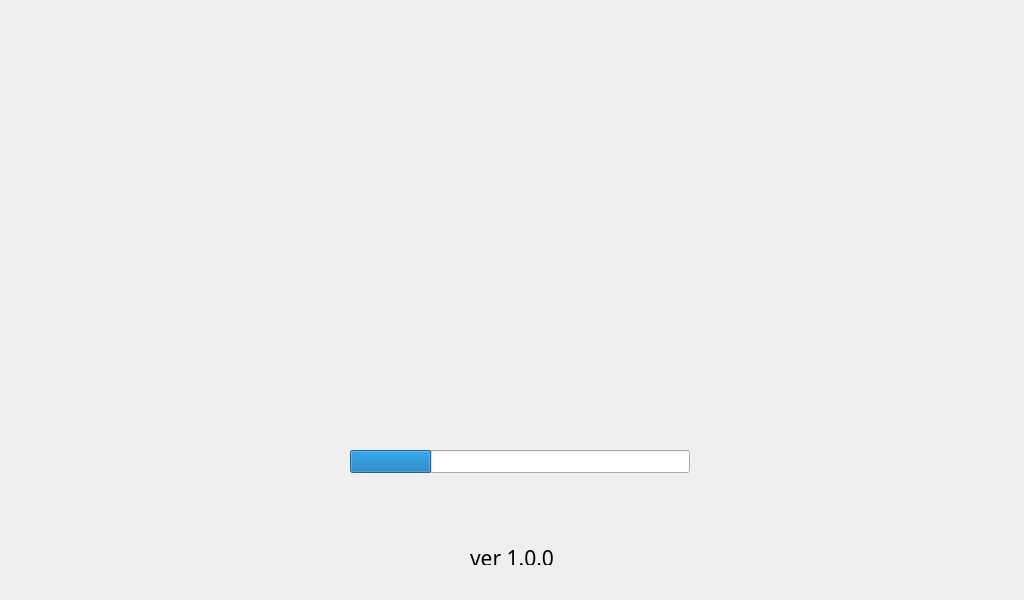
<?xml version="1.0" encoding="UTF-8"?>
<ui version="4.0">
 <class>LoadViewWindow</class>
 <widget class="QMainWindow" name="LoadViewWindow">
  <property name="geometry">
   <rect>
    <x>0</x>
    <y>0</y>
    <width>1024</width>
    <height>600</height>
   </rect>
  </property>
  <property name="windowTitle">
   <string>MainWindow</string>
  </property>
  <property name="tabShape">
   <enum>QTabWidget::Rounded</enum>
  </property>
  <widget class="QWidget" name="centralwidget">
   <widget class="QProgressBar" name="progressBar">
    <property name="geometry">
     <rect>
      <x>350</x>
      <y>450</y>
      <width>340</width>
      <height>23</height>
     </rect>
    </property>
    <property name="value">
     <number>24</number>
    </property>
    <property name="textVisible">
     <bool>false</bool>
    </property>
   </widget>
   <widget class="QLabel" name="label">
    <property name="geometry">
     <rect>
      <x>430</x>
      <y>160</y>
      <width>180</width>
      <height>180</height>
     </rect>
    </property>
    <property name="text">
     <string/>
    </property>
    <property name="pixmap">
     <pixmap>image/01_Loading/Calth_logo.png</pixmap>
    </property>
    <property name="alignment">
     <set>Qt::AlignCenter</set>
    </property>
   </widget>
   <widget class="QLabel" name="label_Version">
    <property name="geometry">
     <rect>
      <x>452</x>
      <y>550</y>
      <width>120</width>
      <height>15</height>
     </rect>
    </property>
    <property name="font">
     <font>
      <family>Pretendard</family>
      <pointsize>16</pointsize>
     </font>
    </property>
    <property name="text">
     <string>ver 1.0.0</string>
    </property>
    <property name="alignment">
     <set>Qt::AlignCenter</set>
    </property>
   </widget>
  </widget>
 </widget>
 <resources/>
 <connections/>
</ui>
